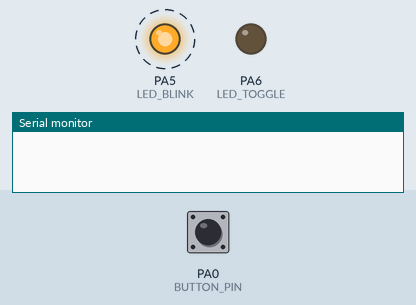
Bench run of a sketch on a simulated STM32 Blue Pill. Shown: output pins drawn as LEDs (lit = HIGH), the last lines printed to the serial monitor. Dashed ring = blinking. The inputs (shaded band) are chosen by the test bench; at power-on: PA0 (BUTTON_PIN) HIGH.

Above: at 5.05 s.
5.1 s: PA0 (BUTTON_PIN) pulled LOW for 0.15 s
At 6.4 s:
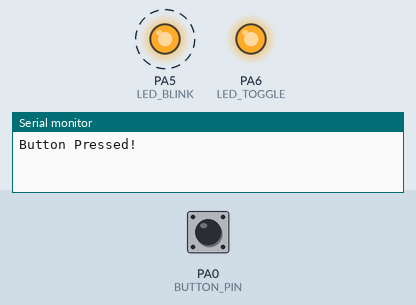
8.1 s: PA0 (BUTTON_PIN) pulled LOW for 1 s
At 8.75 s:
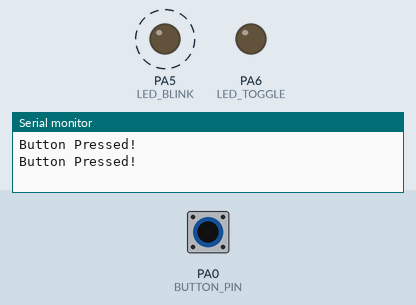
12.0 s: PA0 (BUTTON_PIN) pulled LOW for 3.2 s
At 12.9 s:
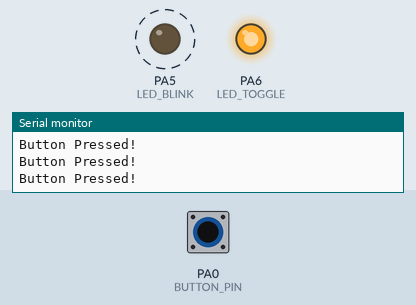
Timing chart, 0 to 22.7 s (numbered marks = the images above; inputs shaded):
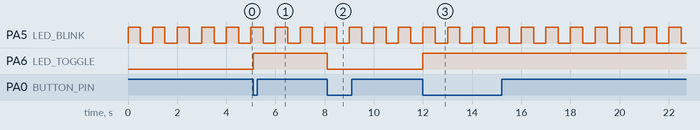

Measured:
- after the input at 5.1 s, PA6 (LED_TOGGLE): LOW → HIGH at once
- after the input at 8.1 s, PA6 (LED_TOGGLE): HIGH → LOW at once
- after the input at 12.0 s, PA6 (LED_TOGGLE): LOW → HIGH at once
- by itself, PA5 (LED_BLINK): alternates HIGH for 0.50 s and LOW for 0.50 s

The sketch:

Laboratory_Assignment_3.ino
```cpp
#include <Arduino.h>
#include <STM32FreeRTOS.h> // included by default in STM32Duino core

#define LED_BLINK PA5
#define LED_TOGGLE PA6
#define BUTTON_PIN PA0

TaskHandle_t ButtonTaskHandle;

// Interrupt flag
volatile bool buttonInterrupt = false;

// --- LED Task: blinks every 500ms ---
void LEDBlinkTask(void *pvParameters) {
  (void) pvParameters;
  for (;;) {
    digitalWrite(LED_BLINK, !digitalRead(LED_BLINK));
    vTaskDelay(pdMS_TO_TICKS(500));
  }
}

// --- Button Task: waits for notification ---
void ButtonTask(void *pvParameters) {
  (void) pvParameters;
  for (;;) {
    // Wait until ISR notifies us
    ulTaskNotifyTake(pdTRUE, portMAX_DELAY);

    // Toggle LED and print message
    digitalWrite(LED_TOGGLE, !digitalRead(LED_TOGGLE));
    Serial.println("Button Pressed!");

    // Optional small delay (debounce-like pause)
    vTaskDelay(pdMS_TO_TICKS(100));
  }
}

// --- Button Interrupt Handler ---
volatile uint32_t lastInterruptTime = 0;

void buttonISR() {
  uint32_t currentTime = millis();
  if (currentTime - lastInterruptTime > 200) { // 200ms debounce
    lastInterruptTime = currentTime;

    BaseType_t xHigherPriorityTaskWoken = pdFALSE;
    vTaskNotifyGiveFromISR(ButtonTaskHandle, &xHigherPriorityTaskWoken);
    portYIELD_FROM_ISR(xHigherPriorityTaskWoken);
  }
}

void setup() {
  pinMode(LED_BLINK, OUTPUT);
  pinMode(LED_TOGGLE, OUTPUT);
  pinMode(BUTTON_PIN, INPUT_PULLUP);

  Serial.begin(9600);
  while (!Serial); // Wait for Serial to connect

  attachInterrupt(digitalPinToInterrupt(BUTTON_PIN), buttonISR, FALLING);

  // Create Tasks
  xTaskCreate(LEDBlinkTask, "LED Blink", 128, NULL, 1, NULL);
  xTaskCreate(ButtonTask, "Button Task", 128, NULL, 1, &ButtonTaskHandle);

  // Start FreeRTOS
  vTaskStartScheduler();
}

void loop() {
  // not used with FreeRTOS
}
```
